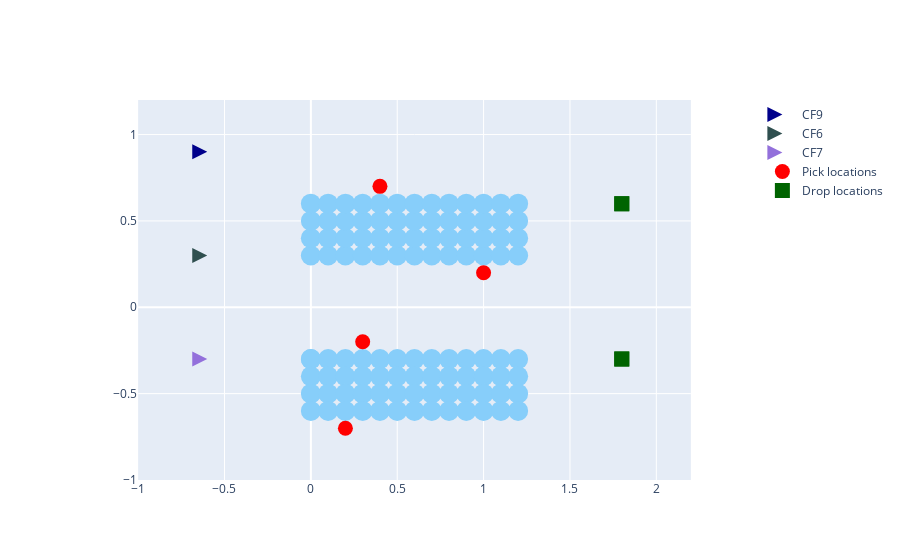
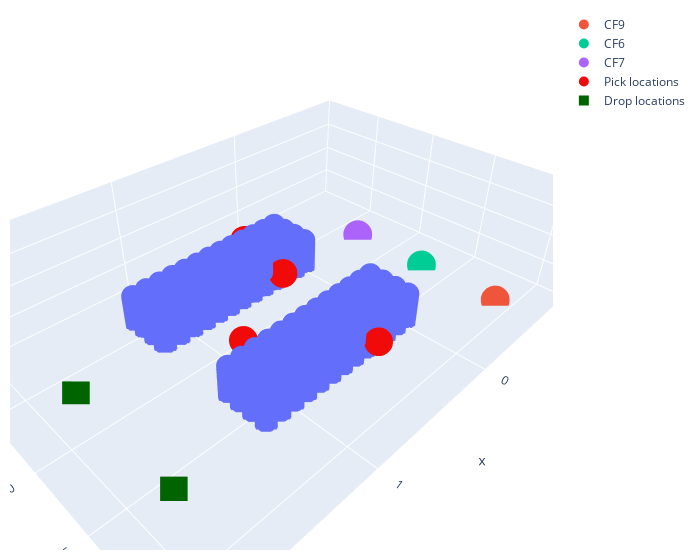

Notebook source saved alongside these figures, in order:
### Markdown cell above
#### STEP 3: Implement Multi-Agent Path Finding

### Code cell
# 2D plot of the scene
import plotly.graph_objects as go
fig1 = go.Figure()
fig2 = go.Figure()

sim = Simulation(env=env, fig1=fig1, fig2=fig2)

sim.add_agents(agent_list)
sim.set_task_list(task_list)
sim.init_plot()

### Figure 1 — Plotly figure (JSON) as saved in the notebook; plotly's stock layout.template omitted (floating-point values rounded to 4 significant figures)
{"data": [{"marker": {"color": "LightSkyBlue", "size": 20}, "mode": "markers", "showlegend": false, "type": "scatter", "x": [0, 0, 0, 0, 0, 0.1, 0.1, 0.1, 0.1, 0.2, 0.2, 0.2, 0.2, 0.3, 0.3, 0.3, 0.3, 0.4, 0.4, 0.4, 0.4, 0.5, 0.5, 0.5, 0.5, 0.6, 0.6, 0.6, 0.6, 0.7, 0.7, 0.7, 0.7, 0.8, 0.8, 0.8, 0.8, 0.9, 0.9, 0.9, 0.9, 1, 1, 1, 1, 1.1, 1.1, 1.1, 1.1, 1.2, 1.2, 1.2, 1.2, 0, 0, 0, 0, 0.1, 0.1, 0.1, 0.1, 0.2, 0.2, 0.2, 0.2, 0.3, 0.3, 0.3, 0.3, 0.4, 0.4, 0.4, 0.4, 0.5, 0.5, 0.5, 0.5, 0.6, 0.6, 0.6, 0.6, 0.7, 0.7, 0.7, 0.7, 0.8, 0.8, 0.8, 0.8, 0.9, 0.9, 0.9, 0.9, 1, 1, 1, 1, 1.1, 1.1, 1.1, 1.1, 1.2, 1.2, 1.2, 1.2], "y": [-0.3, -0.3, -0.4, -0.5, -0.6, -0.3, -0.4, -0.5, -0.6, -0.3, -0.4, -0.5, -0.6, -0.3, -0.4, -0.5, -0.6, -0.3, -0.4, -0.5, -0.6, -0.3, -0.4, -0.5, -0.6, -0.3, -0.4, -0.5, -0.6, -0.3, -0.4, -0.5, -0.6, -0.3, -0.4, -0.5, -0.6, -0.3, -0.4, -0.5, -0.6, -0.3, -0.4, -0.5, -0.6, -0.3, -0.4, -0.5, -0.6, -0.3, -0.4, -0.5, -0.6, 0.3, 0.4, 0.5, 0.6, 0.3, 0.4, 0.5, 0.6, 0.3, 0.4, 0.5, 0.6, 0.3, 0.4, 0.5, 0.6, 0.3, 0.4, 0.5, 0.6, 0.3, 0.4, 0.5, 0.6, 0.3, 0.4, 0.5, 0.6, 0.3, 0.4, 0.5, 0.6, 0.3, 0.4, 0.5, 0.6, 0.3, 0.4, 0.5, 0.6, 0.3, 0.4, 0.5, 0.6, 0.3, 0.4, 0.5, 0.6, 0.3, 0.4, 0.5, 0.6]}, {"marker": {"color": "DarkBlue", "size": 15, "symbol": "arrow-right"}, "mode": "markers", "name": "CF9", "type": "scatter", "x": [-0.6], "y": [0.9]}, {"marker": {"color": "DarkSlateGrey", "size": 15, "symbol": "arrow-right"}, "mode": "markers", "name": "CF6", "type": "scatter", "x": [-0.6], "y": [0.3]}, {"marker": {"color": "MediumPurple", "size": 15, "symbol": "arrow-right"}, "mode": "markers", "name": "CF7", "type": "scatter", "x": [-0.6], "y": [-0.3]}, {"marker": {"color": "Red", "size": 15}, "mode": "markers", "name": "Pick locations", "type": "scatter", "x": [0.4, 0.3, 1, 0.2], "y": [0.7, -0.2, 0.2, -0.7]}, {"marker": {"color": "DarkGreen", "size": 15, "symbol": "square"}, "mode": "markers", "name": "Drop locations", "type": "scatter", "x": [1.8, 1.8, 1.8, 1.8], "y": [0.6, -0.3, -0.3, 0.6]}], "layout": {"xaxis": {"constrain": "domain", "range": [-1, 2.2]}, "yaxis": {"range": [-1, 1.2], "scaleanchor": "x", "scaleratio": 1}}}

### Figure 2 — Plotly figure (JSON) as saved in the notebook; plotly's stock layout.template omitted (floating-point values rounded to 4 significant figures; data arrays with more than 128 entries replaced by an {"elided": "..."} marker saying what was removed)
{"data": [{"mode": "markers", "showlegend": false, "type": "scatter3d", "x": {"elided": "1260 float values"}, "y": {"elided": "1260 float values"}, "z": {"elided": "1260 float values"}}, {"marker": {"size": 10, "symbol": "circle"}, "mode": "markers", "name": "CF9", "type": "scatter3d", "x": [-0.6], "y": [0.9], "z": [0.075]}, {"marker": {"size": 10, "symbol": "circle"}, "mode": "markers", "name": "CF6", "type": "scatter3d", "x": [-0.6], "y": [0.3], "z": [0.075]}, {"marker": {"size": 10, "symbol": "circle"}, "mode": "markers", "name": "CF7", "type": "scatter3d", "x": [-0.6], "y": [-0.3], "z": [0.075]}, {"marker": {"color": "rgba(240, 10, 10, 1.0)", "size": 10}, "mode": "markers", "name": "Pick locations", "type": "scatter3d", "x": [0.4, 0.3, 1, 0.2], "y": [0.7, -0.2, 0.2, -0.7], "z": [0.4, 0.4, 0.6, 0.4]}, {"marker": {"color": "rgba(0, 100, 0, 1.0)", "size": 10, "symbol": "square"}, "mode": "markers", "name": "Drop locations", "type": "scatter3d", "x": [1.8, 1.8, 1.8, 1.8], "y": [0.6, -0.3, -0.3, 0.6], "z": [0.1, 0.1, 0.1, 0.1]}], "layout": {"margin": {"b": 10, "l": 10, "r": 20, "t": 10}, "scene": {"xaxis": {"nticks": 6, "range": [-1, 2.2]}, "yaxis": {"nticks": 6, "range": [-1, 1.2]}, "zaxis": {"nticks": 6, "range": [0, 2]}}, "width": 700}}
